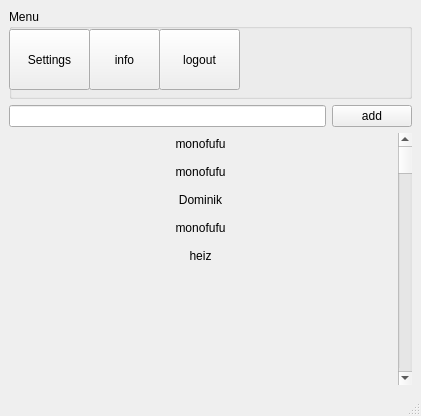
<?xml version="1.0" encoding="UTF-8"?>
<ui version="4.0">
 <class>ChatMainWindow</class>
 <widget class="QMainWindow" name="ChatMainWindow">
  <property name="geometry">
   <rect>
    <x>0</x>
    <y>0</y>
    <width>421</width>
    <height>416</height>
   </rect>
  </property>
  <property name="windowTitle">
   <string>ChatMainWindow</string>
  </property>
  <widget class="QWidget" name="centralwidget">
   <layout class="QGridLayout" name="gridLayout_2">
    <item row="0" column="0">
     <widget class="QGroupBox" name="group_menu">
      <property name="sizePolicy">
       <sizepolicy hsizetype="Minimum" vsizetype="Fixed">
        <horstretch>0</horstretch>
        <verstretch>0</verstretch>
       </sizepolicy>
      </property>
      <property name="minimumSize">
       <size>
        <width>0</width>
        <height>90</height>
       </size>
      </property>
      <property name="maximumSize">
       <size>
        <width>16777215</width>
        <height>90</height>
       </size>
      </property>
      <property name="layoutDirection">
       <enum>Qt::LeftToRight</enum>
      </property>
      <property name="autoFillBackground">
       <bool>false</bool>
      </property>
      <property name="title">
       <string>Menu</string>
      </property>
      <widget class="QPushButton" name="btn_settings">
       <property name="geometry">
        <rect>
         <x>0</x>
         <y>20</y>
         <width>81</width>
         <height>61</height>
        </rect>
       </property>
       <property name="text">
        <string>Settings</string>
       </property>
      </widget>
      <widget class="QPushButton" name="btn_info">
       <property name="geometry">
        <rect>
         <x>80</x>
         <y>20</y>
         <width>71</width>
         <height>61</height>
        </rect>
       </property>
       <property name="text">
        <string>info</string>
       </property>
      </widget>
      <widget class="QPushButton" name="btn_logout">
       <property name="geometry">
        <rect>
         <x>150</x>
         <y>20</y>
         <width>81</width>
         <height>61</height>
        </rect>
       </property>
       <property name="text">
        <string>logout</string>
       </property>
      </widget>
     </widget>
    </item>
    <item row="2" column="0" rowspan="2">
     <layout class="QGridLayout" name="gridLayout">
      <item row="0" column="0">
       <widget class="QLineEdit" name="txt_adduser"/>
      </item>
      <item row="0" column="1">
       <widget class="QPushButton" name="btn_add">
        <property name="text">
         <string>add</string>
        </property>
       </widget>
      </item>
     </layout>
    </item>
    <item row="4" column="0">
     <layout class="QGridLayout" name="gridLayout_3">
      <item row="0" column="0">
       <layout class="QVBoxLayout" name="verticalLayout">
        <item>
         <widget class="QPushButton" name="pushButton_17">
          <property name="text">
           <string>monofufu</string>
          </property>
          <property name="flat">
           <bool>true</bool>
          </property>
         </widget>
        </item>
        <item>
         <widget class="QPushButton" name="pushButton_20">
          <property name="text">
           <string>monofufu</string>
          </property>
          <property name="flat">
           <bool>true</bool>
          </property>
         </widget>
        </item>
        <item>
         <widget class="QPushButton" name="pushButton_5">
          <property name="text">
           <string>Dominik</string>
          </property>
          <property name="flat">
           <bool>true</bool>
          </property>
         </widget>
        </item>
        <item>
         <widget class="QPushButton" name="pushButton_21">
          <property name="text">
           <string>monofufu</string>
          </property>
          <property name="flat">
           <bool>true</bool>
          </property>
         </widget>
        </item>
        <item>
         <widget class="QPushButton" name="pushButton_11">
          <property name="text">
           <string>heiz</string>
          </property>
          <property name="flat">
           <bool>true</bool>
          </property>
         </widget>
        </item>
        <item>
         <spacer name="verticalSpacer">
          <property name="orientation">
           <enum>Qt::Vertical</enum>
          </property>
          <property name="sizeHint" stdset="0">
           <size>
            <width>20</width>
            <height>40</height>
           </size>
          </property>
         </spacer>
        </item>
       </layout>
      </item>
      <item row="0" column="1">
       <widget class="QScrollBar" name="verticalScrollBar">
        <property name="orientation">
         <enum>Qt::Vertical</enum>
        </property>
       </widget>
      </item>
     </layout>
    </item>
   </layout>
  </widget>
  <widget class="QMenuBar" name="menubar">
   <property name="geometry">
    <rect>
     <x>0</x>
     <y>0</y>
     <width>421</width>
     <height>25</height>
    </rect>
   </property>
  </widget>
  <widget class="QStatusBar" name="statusbar"/>
 </widget>
 <resources/>
 <connections/>
</ui>
